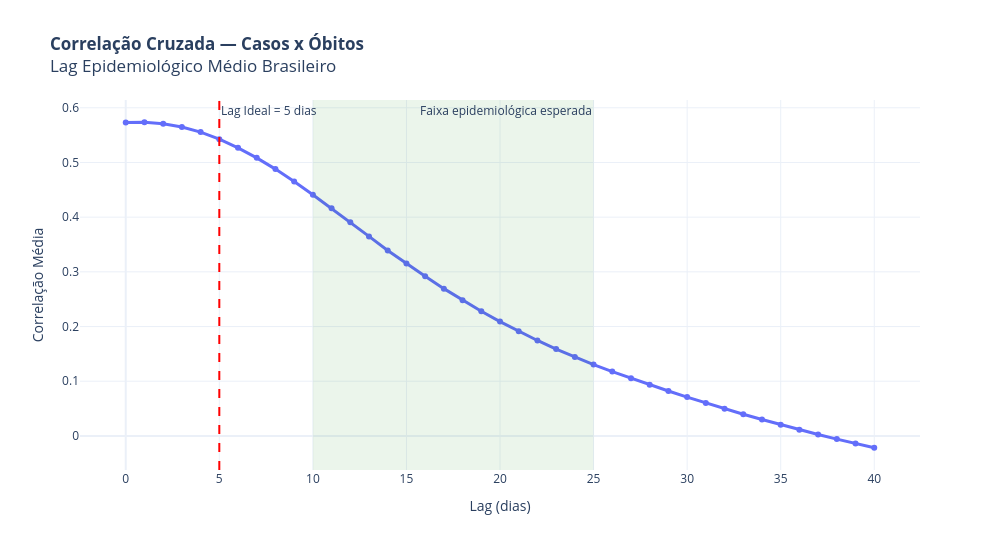

The cell this chart's notebook holds for it:
### Code cell
resultado_lag = encontrar_lag_ideal_global(
    sub,
    max_lag=40,
    min_lag=5
)

### Figure 1 — Plotly figure (JSON) as saved in the notebook; plotly's stock layout.template omitted (floating-point values rounded to 4 significant figures)
{"data": [{"line": {"width": 3}, "mode": "lines+markers", "name": "Correlação Média", "type": "scatter", "x": [0, 1, 2, 3, 4, 5, 6, 7, 8, 9, 10, 11, 12, 13, 14, 15, 16, 17, 18, 19, 20, 21, 22, 23, 24, 25, 26, 27, 28, 29, 30, 31, 32, 33, 34, 35, 36, 37, 38, 39, 40], "y": [0.5733, 0.5736, 0.571, 0.565, 0.5555, 0.5427, 0.5268, 0.5085, 0.4879, 0.4653, 0.4411, 0.4161, 0.3906, 0.3648, 0.3392, 0.3152, 0.2918, 0.2693, 0.2479, 0.2279, 0.209, 0.1912, 0.1745, 0.1588, 0.1443, 0.1305, 0.1176, 0.1053, 0.09356, 0.08202, 0.07098, 0.06025, 0.04985, 0.03963, 0.02985, 0.02039, 0.01139, 0.002617, -0.005894, -0.01393, -0.0217]}], "layout": {"annotations": [{"showarrow": false, "text": "Faixa epidemiológica esperada", "x": 25, "xanchor": "right", "xref": "x", "y": 1, "yanchor": "top", "yref": "y domain"}, {"showarrow": false, "text": "Lag Ideal = 5 dias", "x": 5, "xanchor": "left", "xref": "x", "y": 1, "yanchor": "top", "yref": "y domain"}], "height": 550, "shapes": [{"fillcolor": "green", "line": {"width": 0}, "opacity": 0.08, "type": "rect", "x0": 10, "x1": 25, "xref": "x", "y0": 0, "y1": 1, "yref": "y domain"}, {"line": {"color": "red", "dash": "dash"}, "type": "line", "x0": 5, "x1": 5, "xref": "x", "y0": 0, "y1": 1, "yref": "y domain"}], "title": {"text": "<b>Correlação Cruzada — Casos x Óbitos</b><br>Lag Epidemiológico Médio Brasileiro"}, "width": 1000, "xaxis": {"title": {"text": "Lag (dias)"}}, "yaxis": {"title": {"text": "Correlação Média"}}}}
